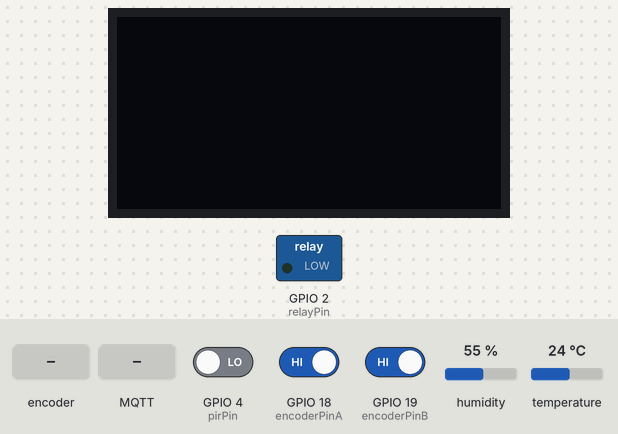
The sketch below on a simulated ESP32. Parts: 128×64 one-colour display, switched loads named in the sketch (green lamp = pin HIGH). The test bench sets the inputs (shaded band); at power-on: GPIO 4 (pirPin) LOW, GPIO 18 (encoderPinA) HIGH, GPIO 19 (encoderPinB) HIGH, humidity 55 %, temperature 24 °C. WiFi joins after 1.5 s; servers stay silent unless stated; the display library's start-up logo is not drawn; the local clock reads 2024-03-15 10:24:30 at power-on unless the sketch sets it; no MQTT or app messages arrive unless stated.

Above: at 3.7 s.
3.8 s: rotary encoder on GPIO 18 (encoderPinA) / GPIO 19 (encoderPinB) turned 1 step (first pin leading)
At 5.6 s:
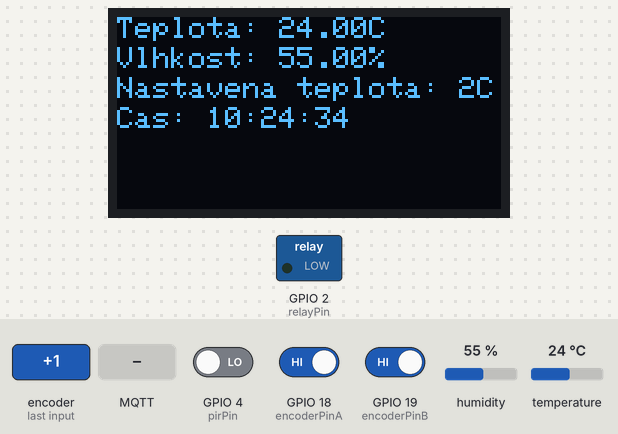
6.1 s: rotary encoder on GPIO 18 (encoderPinA) / GPIO 19 (encoderPinB) turned 1 step (first pin leading)
At 7.9 s:
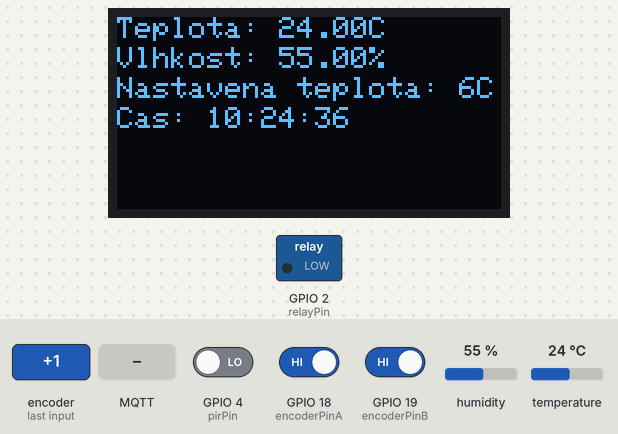
8.2 s: MQTT message "ON" arrives on the first subscribed topic
At 9.2 s:
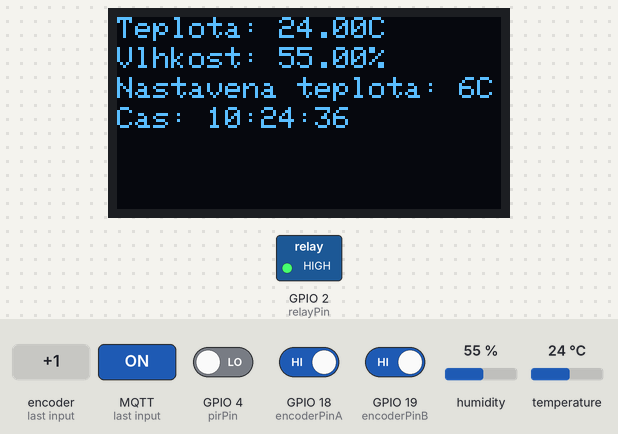
10.2 s: MQTT message "OFF" arrives on the first subscribed topic
At 11.8 s:
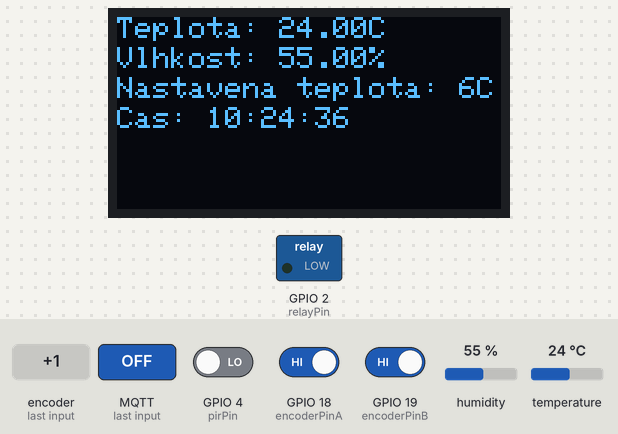
Timing chart, 0 to 13.3 s (numbered marks = the images above; inputs shaded):
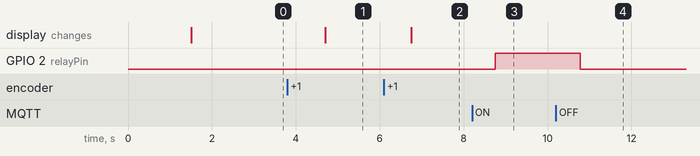

Measured:
- after the input at 3.8 s, the display: changes after 0.90 s (image 1)
- after the input at 6.1 s, the display: changes after 0.65 s (image 2)
- after the input at 8.2 s, GPIO 2 (relayPin): LOW → HIGH after 0.55 s
- after the input at 10.2 s, GPIO 2 (relayPin): HIGH → LOW after 0.58 s

The sketch:

kod_projektu.ino
```cpp
#include <WiFi.h>
#include <PubSubClient.h>
#include <DHT.h>
#include <Wire.h>
#include <Adafruit_GFX.h>
#include <Adafruit_SSD1306.h>
#include <RTClib.h>

#define SCREEN_WIDTH 128
#define SCREEN_HEIGHT 64
#define OLED_RESET    -1
Adafruit_SSD1306 display(SCREEN_WIDTH, SCREEN_HEIGHT, &Wire, OLED_RESET);

const char* ssid = "NÁZEV_WIFÍ_SÍTĚ";
const char* password = "HESLO_WIFÍ_SÍTĚ";
const char* mqtt_server = "IP_ADRESA_MQTT_BROKERA";
const int mqtt_port = 1883;
const char* mqtt_user = "UŽIVATELSKÉ_JMÉNO";
const char* mqtt_password = "HESLO";

const int relayPin = 2;
const int pirPin = 4;
const int DHT_PIN = 5;
const int DHT_TYPE = DHT11;
const int encoderPinA = 18;
const int encoderPinB = 19;
volatile int lastEncoded = 0;
volatile long encoderValue = 0;
long lastencoderValue = 0;

WiFiClient espClient;
PubSubClient client(espClient);
DHT dht(DHT_PIN, DHT_TYPE);
RTC_DS3231 rtc;

void setup_wifi() {
  delay(10);
  WiFi.begin(ssid, password);
  while (WiFi.status() != WL_CONNECTED) {
    delay(500);
  }
}

void callback(char* topic, byte* payload, unsigned int length) {
  String message;
  for (int i = 0; i < length; i++) {
    message += (char)payload[i];
  }
  if (strcmp(topic, "topic/svetla") == 0) {
    if (message == "ON") {
      digitalWrite(relayPin, HIGH);
    } else if (message == "OFF") {
      digitalWrite(relayPin, LOW);
    }
  }
}

void reconnect() {
  while (!client.connected()) {
    if (client.connect("ESP32Client", mqtt_user, mqtt_password)) {
      client.subscribe("topic/svetla");
      client.subscribe("topic/teplota");
      client.subscribe("topic/vlhkost");
    } else {
      delay(5000);
    }
  }
}

void IRAM_ATTR handleEncoder() {
  int MSB = digitalRead(encoderPinA);
  int LSB = digitalRead(encoderPinB);
  int encoded = (MSB << 1) | LSB;
  int sum = (lastEncoded << 2) | encoded;
  if (sum == 0b1101 || sum == 0b0100 || sum == 0b0010 || sum == 0b1011) encoderValue++;
  if (sum == 0b1110 || sum == 0b0111 || sum == 0b0001 || sum == 0b1000) encoderValue--;
  lastEncoded = encoded;
}

void setup() {
  pinMode(relayPin, OUTPUT);
  pinMode(pirPin, INPUT);
  dht.begin();
  attachInterrupt(encoderPinA, handleEncoder, CHANGE);
  attachInterrupt(encoderPinB, handleEncoder, CHANGE);
  setup_wifi();
  client.setServer(mqtt_server, mqtt_port);
  client.setCallback(callback);
  rtc.begin();
  if (!rtc.begin()) {
    Serial.println("Couldn't find RTC");
    while (1);
  }
  if (rtc.lostPower()) {
    Serial.println("RTC lost power, let's set the time!");
    rtc.adjust(DateTime(F(__DATE__), F(__TIME__)));
  }
  display.begin(SSD1306_SWITCHCAPVCC, 0x3C);
  display.display();
  delay(1000);
}

void loop() {
  if (!client.connected()) {
    reconnect();
  }
  client.loop();

  DateTime now = rtc.now();
  String timeStr = String(now.hour()) + ":" + String(now.minute()) + ":" + String(now.second());

  int motionDetected = digitalRead(pirPin);
  if (motionDetected == HIGH) {
    client.publish("topic/pohyb", "Detekován pohyb");
  }

  float temperature = dht.readTemperature();
  float humidity = dht.readHumidity();

  if (!isnan(temperature) && !isnan(humidity)) {
    String tempStr = String(temperature);
    String humStr = String(humidity);
    client.publish("topic/teplota", tempStr.c_str());
    client.publish("topic/vlhkost", humStr.c_str());
  }

  if (encoderValue != lastencoderValue) {
    display.clearDisplay();
    display.setTextSize(1);
    display.setTextColor(SSD1306_WHITE);
    display.setCursor(0, 0);
    display.print("Teplota: ");
    display.print(temperature);
    display.print("C");
    display.setCursor(0, 10);
    display.print("Vlhkost: ");
    display.print(humidity);
    display.print("%");
    display.setCursor(0, 20);
    display.print("Nastavena teplota: ");
    display.print(encoderValue);
    display.print("C");
    display.setCursor(0, 30);
    display.print("Cas: ");
    display.print(timeStr);
    display.display();
    lastencoderValue = encoderValue;
  }
  delay(1000);
}
```
